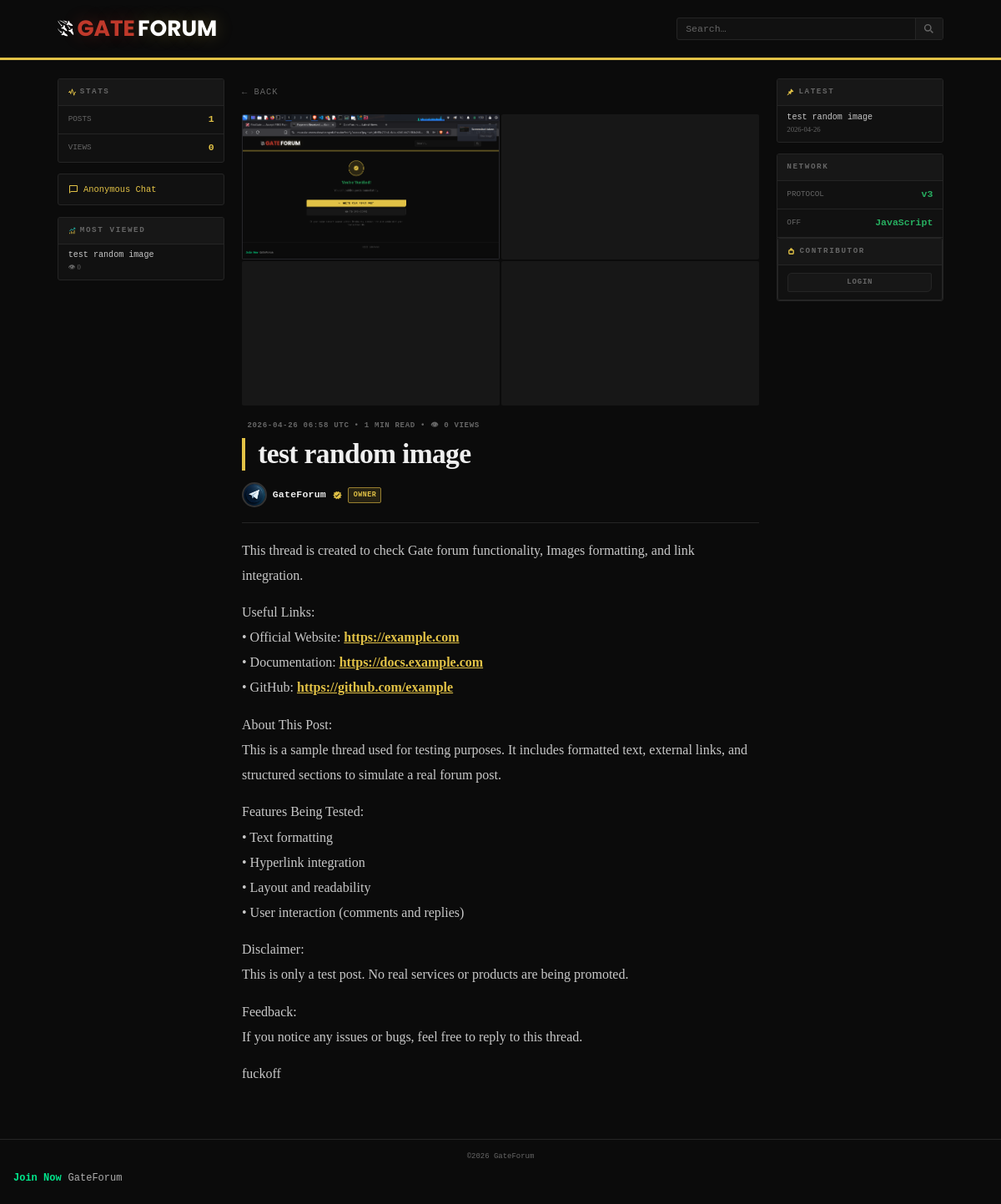
The app's page /post/035b8b046ecf43f6bb8ec35659585944 with its own data.
### tables this page shows
CREATE TABLE settings (
            key   TEXT PRIMARY KEY,
            value TEXT NOT NULL DEFAULT ''
        , updated TEXT NOT NULL DEFAULT '');

CREATE TABLE posts (
            id        TEXT PRIMARY KEY,
            title     TEXT NOT NULL,
            body      TEXT NOT NULL,
            images    TEXT NOT NULL DEFAULT '[]',
            author    TEXT NOT NULL DEFAULT 'GateForum',
            role      TEXT NOT NULL DEFAULT '',
            views     INTEGER NOT NULL DEFAULT 0,
            pinned    INTEGER NOT NULL DEFAULT 0,
            created   TEXT NOT NULL,
            edited    TEXT NOT NULL DEFAULT '',
            token_id  TEXT NOT NULL DEFAULT '',
            author_id TEXT NOT NULL DEFAULT ''
        );

CREATE TABLE authors (
            id       TEXT PRIMARY KEY,
            name     TEXT NOT NULL UNIQUE,
            avatar   TEXT NOT NULL DEFAULT '',
            verified INTEGER NOT NULL DEFAULT 0,
            role_badge TEXT NOT NULL DEFAULT '',
            created  TEXT NOT NULL
        );

### app.py (the view)
@app.route("/post/<post_id>")
def post_detail(post_id):
    if get_setting("maintenance","0")=="1" and not _is_admin():
        return render_template("error.html", code=503, msg="Site under maintenance."), 503
    db   = get_db()
    post = db.execute("SELECT * FROM posts WHERE id=?", (post_id,)).fetchone()
    if not post: abort(404)
    db.execute("UPDATE posts SET views=views+1 WHERE id=?", (post_id,))
    db.commit()
    post = db.execute("SELECT * FROM posts WHERE id=?", (post_id,)).fetchone()
    ed   = _enrich(post)
    return render_template("post.html",
        post=post, imgs=ed["imgs"], author_row=ed["author_row"], rt=ed["rt"],
        tok_verified=ed["tok_verified"], tok_avatar=ed["tok_avatar"], sidebar=_sidebar(db))

### app.py (called while the page is built, shortened)
def _chk(store, ip, limit, window) -> bool:
    now = time.time(); cut = now - window
    store[ip] = [t for t in store[ip] if t > cut]
    if len(store[ip]) >= limit: return True
    store[ip].append(now); return False

def _header_anomaly() -> bool:
    ua  = request.headers.get("User-Agent", "")
    acc = request.headers.get("Accept", "")
    is_tor_like = (
        request.remote_addr in ("127.0.0.1", "::1")
        or ".onion" in (request.host or "")
        or not request.headers.get("Accept-Language")  # Tor strips this
    )
    if is_tor_like:
        if request.method == "GET" and not acc:
            return True
        return False

@app.before_request
def _detect_network():
    host = (request.host or "").lower()
    g.via_tor   = host.endswith(".onion") or host in ("127.0.0.1", "::1")
    g.site_host = host

def get_db():
    if "db" not in g:
        g.db = sqlite3.connect(app.config["DATABASE"],
                               detect_types=sqlite3.PARSE_DECLTYPES)
        g.db.row_factory = sqlite3.Row
        g.db.execute("PRAGMA journal_mode=WAL")
        g.db.execute("PRAGMA synchronous=NORMAL")
        g.db.execute("PRAGMA cache_size=-8000")
        g.db.execute("PRAGMA foreign_keys=ON")
    return g.db

@app.teardown_appcontext
def _close_db(e=None):
    db = g.pop("db", None)
    if db: db.close()

def get_setting(key: str, default: str = "") -> str:
    db  = get_db()
    row = db.execute("SELECT value FROM settings WHERE key=?", (key,)).fetchone()
    return row["value"] if row else default

def _get_token_row(tok: str):
    if not tok or len(tok) > 200: return None
    return get_db().execute(
        "SELECT * FROM tokens WHERE token_hash=? AND revoked=0",
        (_hash_token(tok),)
    ).fetchone()

def _current_tok():
    return _get_token_row(request.cookies.get("dn_token",""))

def _is_admin() -> bool:
    return bool(session.get("admin"))

def _author_by_id(aid: str):
    if not aid: return None
    return get_db().execute("SELECT * FROM authors WHERE id=?", (aid,)).fetchone()

def _escape(s): return html.escape(s, quote=False)

def _linkify(s):
    return _URL_RE.sub(
        lambda m: f'<a href="{_escape(m.group(1))}" target="_blank" rel="noopener noreferrer">{_escape(m.group(1))}</a>',
        s)

def _inline(s):
    s = _escape(s)
    s = _BOLD_RE.sub(r'<strong>\1</strong>', s)
    s = _ITALIC_RE.sub(r'<em>\1</em>', s)
    s = _INLINE_RE.sub(r'<code class="inline">\1</code>', s)
    return _linkify(s)

### templates/post.html (shortened to what this page needs)
{% extends "base.html" %}
{% block content %}
<div class="page-grid">
  {% include '_sidebar_left.html' %}
  <article class="post-detail">
    <a href="{{ url_for('index') }}" class="back-link">&larr; Back</a>
    {% if imgs %}
    <div class="post-imgs {% if imgs|length > 1 %}post-imgs--grid{% endif %} post-imgs--detail">
      {% for img in imgs %}
      <img src="{{ url_for('static', filename='uploads/' ~ img) }}" alt="" loading="lazy" decoding="async" class="post-img">
      {% endfor %}
    </div>
    {% endif %}
    <div class="post-meta">{{ post.created[:16] }} UTC &bull; {{ rt }} min read &bull; &#128065; {{ post.views }} views</div>
    <h1 class="detail-title">{{ post.title }}</h1>
    {% include '_byline.html' %}
    <hr class="post-hr">
    <div class="post-body">{{ post.body | md }}</div>
  </article>
  {% include '_sidebar_right.html' %}
</div>
{% endblock %}

### templates/base.html (shortened to what this page needs)
<!DOCTYPE html>
<html lang="en">
<head>
  <link rel="stylesheet" href="{{ url_for('static', filename='css/fonts.css') }}">
  <link rel="stylesheet" href="{{ url_for('static', filename='css/style.css') }}">
</head>
<body>
<div class="site-wrap">
  <header class="site-header">
    <div class="header-inner">
      <a href="{{ url_for('index') }}" class="site-logo">
        <span class="die">{{ site_title.split()[0] if site_title else 'Die' }}</span>{{ site_title.split()[1] if site_title.split()|length > 1 else 'Net' }}
      </a>
      <form class="header-search" method="GET" action="{{ url_for('search') }}">
        <input type="text" name="q" placeholder="Search…" maxlength="200" autocomplete="off" class="hs-input">
        <button type="submit" class="hs-btn" title="Search">
          <svg viewBox="0 0 16 16" fill="none" stroke="currentColor" stroke-width="1.8" width="13" height="13">
            <circle cx="6.5" cy="6.5" r="4.5"/><line x1="10.5" y1="10.5" x2="14" y2="14"/>
          </svg>
        </button>
      </form>
    </div>
  </header>
  <main>{% block content %}{% endblock %}</main>
  <footer class="site-footer">
  ©2026 GateForum
  <div class="footer-line">
    <span class="wallet-title">Join Now</span>
    <span class="wallet-address">
    GateForum
    </span>
  </div>
</footer>
</div>
</body>
</html>

### templates/_sidebar_left.html (shortened to what this page needs)
<aside class="sidebar sidebar-left">
  <div class="panel">
    <div class="panel-title">
      Stats
    </div>
    <div class="stat-row"><span class="stat-l">Posts</span><span class="stat-v">{{ sidebar.total_posts }}</span></div>
    <div class="stat-row"><span class="stat-l">Views</span><span class="stat-v">{{ sidebar.total_views }}</span></div>
  </div>
  <div class="panel">
    <a href="{{ url_for('chat_page') }}" class="panel-link">
      <svg width="12" height="12" viewBox="0 0 24 24"><path fill="var(--accent)" d="M20 2H4c-1.1 0-2 .9-2 2v18l4-4h14c1.1 0 2-.9 2-2V4c0-1.1-.9-2-2-2m0 14H6l-2 2V4h16z"/></svg>
      Anonymous Chat
    </a>
  </div>
  <div class="panel">
    <div class="panel-title">
      Most Viewed
    </div>
    {% if sidebar.top_posts %}
    <ul class="panel-list">
      {% for p in sidebar.top_posts %}
      <li><a href="{{ url_for('post_detail', post_id=p.id) }}" title="{{ p.title }}">{{ p.title }}</a>
      <div class="panel-meta">&#128065; {{ p.views }}</div></li>
      {% endfor %}
    </ul>
    {% else %}<p class="panel-empty">No posts yet.</p>{% endif %}
  </div>
</aside>

### templates/_byline.html
{% set aname = post.author %}
{% set has_author_av = author_row and author_row.avatar %}
{% set has_tok_av = tok_avatar %}
{% set has_av = has_author_av or has_tok_av %}
{% set show_verified = (author_row and author_row.verified) or tok_verified %}
{% set author_badge = author_row.role_badge if author_row and author_row.role_badge else '' %}
<div class="byline">
  <div class="byline-av {% if has_av %}byline-av--img{% endif %}">
    {% if has_author_av %}
      <img src="{{ url_for('static', filename='avatars/' ~ author_row.avatar) }}" alt="{{ aname }}" loading="lazy">
    {% elif has_tok_av %}
      <img src="{{ url_for('static', filename='avatars/' ~ tok_avatar) }}" alt="{{ aname }}" loading="lazy">
    {% else %}
      <span>{{ aname[0]|upper }}</span>
    {% endif %}
  </div>
  <span class="byline-name">{{ aname }}</span>
  {% if show_verified %}
  <span class="verified verified--gold" title="Verified">
    <svg width="13" height="13" viewBox="0 0 24 24"><path fill="currentColor" d="M9 3L8 6H4l1 4l-3 2l3 2l-1 4h4l1 3l3-2l3 2l1-3h4l-1-4l3-2l-3-2l1-4h-4l-1-3l-3 2zm7 5l1 1l-7 7l-3-3l1-1l2 2z"/></svg>
  </span>
  {% endif %}
  {% if author_badge %}
  <span class="role-badge role-{{ author_badge }}">{{ author_badge }}</span>
  {% endif %}
</div>

### templates/_sidebar_right.html (shortened to what this page needs)
<aside class="sidebar sidebar-right">
  <div class="panel">
    <div class="panel-title">
      Latest
    </div>
    {% if sidebar.latest %}
    <ul class="panel-list">
      {% for p in sidebar.latest %}
      <li><a href="{{ url_for('post_detail', post_id=p.id) }}" title="{{ p.title }}">{{ p.title }}</a>
      <div class="panel-meta">{{ p.created[:10] }}</div></li>
      {% endfor %}
    </ul>
    {% else %}<p class="panel-empty">No posts yet.</p>{% endif %}
  </div>
  <div class="panel">
    <div class="panel-title">
      Network
    </div>
    <div class="stat-row"><span class="stat-l">Protocol</span><span class="stat-v" style="color:var(--green)">v3</span></div>
    <div class="stat-row"><span class="stat-l">OFF</span><span class="stat-v" style="color:var(--green)">JavaScript</span></div>
  <div class="panel">
    <div class="panel-title">
      <svg viewBox="0 0 10 10" fill="none" stroke="var(--accent)" stroke-width="1.5" width="9" height="9"><rect x="2" y="3" width="6" height="5" rx="1"/><path d="M4 3V2a1 1 0 0 1 2 0v1"/></svg>
      Contributor
    </div>
    {% if current_is_admin %}
    <div class="panel-actions">
      <a href="{{ url_for('admin_dashboard') }}" class="btn btn-sm btn-primary">Admin Panel</a>
      <a href="{{ url_for('new_post') }}" class="btn btn-sm btn-secondary">+ New Post</a>
    </div>
    {% else %}
    <div class="panel-actions">
      <a href="{{ url_for('token_login') }}" class="btn btn-sm btn-secondary" style="width:100%;justify-content:center;">Login</a>
    </div>
    {% endif %}
  </div>
</aside>

### records on screen
settings: value "GATE", split|length "FORUM"
posts: title "test random image", views "0", created "2026-04-26 06:58", author "GateForum", body|md "This thread is created to check Gate forum functionality, Images formatting, and link integration. Useful Links: • Official Website: https://example.com • Documentation: https://docs.example.com • GitHub: https://github.com/example About This Post: This is a sample thread used for testing purposes. It includes formatted text, external links, and structured sections to simulate a real forum post. Features Being Tested: • Text formatting • Hyperlink integration • Layout and readability • User interaction (comments and replies) Disclaimer: This is only a test post. No real services or products are being promoted. Feedback: If you notice any issues or bugs, feel free to reply to this thread.…", created "2026-04-26"
authors: avatar (picture), role_badge "OWNER"

### other values on screen
{{ sidebar.total_posts }} "1"
{{ sidebar.total_views }} "0"
{{ rt }} "1"
